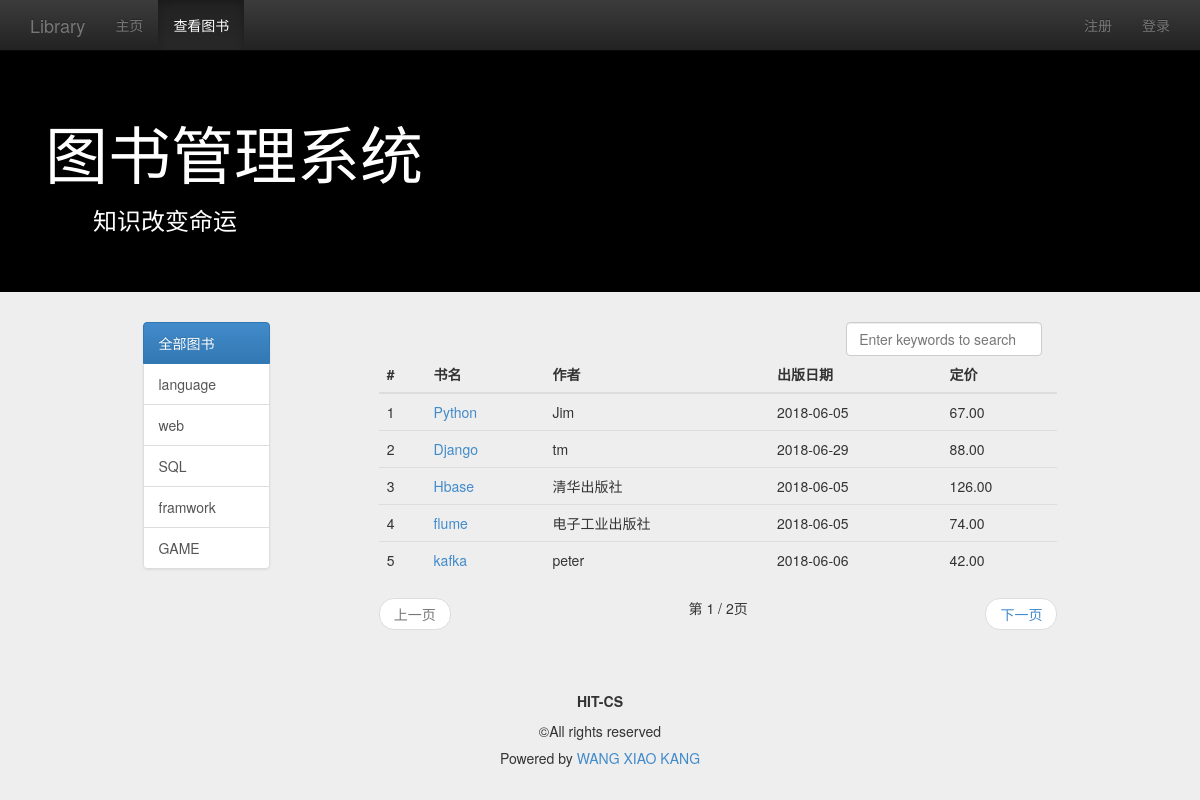
Screenshot of /LM/viewbook/ with the database file from the repository.
### management/models.py (models this page shows, shortened)
class Book(models.Model):
    name = models.CharField(max_length=128)
    price = models.FloatField()
    author = models.CharField(max_length=128)
    publish_date = models.DateField()
    category = models.CharField(max_length=128)
    class META:
        ordering = ['name']

### management/views.py (the view)
# urls.py: path('viewbook/',views.book_list, name='book_list'),
def book_list(request):
    user = request.user if request.user.is_authenticated else None
    category_list = Book.objects.values_list('category', flat=True).distinct()
    query_category = request.GET.get('category', 'all')   # 没有值 就是默认值 all
    print(' query_category --> ', query_category)
    if (not query_category) or Book.objects.filter(category=query_category).count() is 0:
        query_category = 'all'
        book_list = Book.objects.all()
    else:
        book_list = Book.objects.filter(category=query_category)
    if request.method == 'POST':
        keyword = request.POST.get('keyword', '')
        book_list = Book.objects.filter(name__contains=keyword)
        query_category = 'all'
    paginator = Paginator(book_list, 5)  # 获取使用paginator函数分页集中sql_result，每5条为一页
    page = request.GET.get('page')
    try:
        book_list = paginator.page(page)
    except PageNotAnInteger:
        book_list = paginator.page(1)
    except EmptyPage:
        book_list = paginator.page(paginator.num_pages)
    print(' book_list=', book_list)
    content = {
        'user': user,
        'active_menu': 'view_book',
        'category_list': category_list,
        'query_category': query_category,
        'book_list': book_list,
    }
    return render(request, 'management/view_book_list.html', content)

### management/templates/management/view_book_list.html (shortened to what this page needs)
{% extends "management/base.html" %}
{% load static %}
{% block content %}
    <div class="container">
        <div class="row">
            <div class="col-md-10 col-md-offset-1">
                <div class="col-md-2">
                    <div class="list-group">
                        <a href="{% url 'management:book_list' %}" class="list-group-item" id="id_category_all">
                            全部图书
                        </a>
                        {% for category in category_list %}
                            <a href="{% url 'management:book_list'%}?category={{ category }} " class="list-group-item"
                               id="id_category_{{ category }}">
                                {{ category }}
                            </a>
                        {% endfor %}
                    </div>
                </div>
                <div class="col-md-9 col-md-offset-1">
                    <div class="col-md-4 col-md-offset-8">
                        <form role="form" method="post" name="search_form">
                            <input type="search" class="form-control" name="keyword"
                                   placeholder="Enter keywords to search" id="id_search_input" onkeyup="key_up()"
                                   autofocus>
                        </form>
                    </div>
                    <table class="table table-hover">
                        <thead>
                        <tr>
                            <th>#</th>
                            <th>书名</th>
                            <th>作者</th>
                            <th>出版日期</th>
                            <th>定价</th>
                        </tr>
                        </thead>
                        <tbody>
                        {% for book in book_list %}
                            <tr>
                                <td>{{ forloop.counter }}</td>
                                <td><a href="{% url 'management:detail' %}?id={{ book.id }}">{{ book.name }}</a></td>
                                <td>{{ book.author }}</td>
                                <td>{{ book.publish_date|date:"Y-m-d" }}</td>
                                <td>{{ book.price|floatformat:2 }}</td>
                            </tr>
                        {% empty %}
                            <tr>
                                <td>暂无图书</td>
                            </tr>
                        {% endfor %}
                        </tbody>
                    </table>
                    <nav>
                        <ul class="pager">
                            {% if book_list.has_previous %}
                                <li class="previous"><a
                                        href="?typ={{ query_category }}&page={{ book_list.previous_page_number }}">上一页</a>
                                </li>
                            {% else %}
                                <li class="previous disabled"><a href="#">上一页</a></li>
                            {% endif %}
                            第 {{ book_list.number }} / {{ book_list.paginator.num_pages }}页
                            {% if book_list.has_next %}
                                <li class="next"><a
                                        href="?typ={{ query_category }}&page={{ book_list.next_page_number }}">下一页</a>
                                </li>
                            {% else %}
                                <li class="next disabled"><a href="#">下一页</a></li>
                            {% endif %}
                        </ul>
                    </nav>
                </div>
            </div>
        </div>
    </div>
{% endblock %}

### management/templates/management/base.html (shortened to what this page needs)
<!DOCTYPE html>
<html lang="zh-cn">
{% load static %}
<head>
    <link rel="stylesheet" type="text/css" href="{% static 'css/bootstrap.min.css' %}">
    <link rel="stylesheet" type="text/css" href="{% static 'css/bootstrap-theme.min.css' %}">
    <link rel="stylesheet" type="text/css" href="{% static 'css/base.css' %}">
</head>
<body>
<nav class="navbar navbar-inverse navbar-fixed-top" role="navigation">
    <div class="container">
        <div class="navbar-header">
            <a href="{% url 'management:homepage' %}" class="navbar-brand">Library</a>
        </div>
        <div class="collapse navbar-collapse" id="navbar-collapse-basepage">
            <ul class="nav navbar-nav">
                <li id="homepage"><a href="{% url 'management:homepage' %}">主页</a></li>
                <li id="view_book"><a href="{% url 'management:book_list' %}">查看图书</a></li>
            </ul>
            <ul class="nav navbar-nav navbar-right">
                {% if user %}
                <li><p class="navbar-text">欢迎你&nbsp;&nbsp;<span id="base_name">{{ user.myuser.nickname }}</span></p></li>
                    <li><a href="{% url 'management:logout' %}">注销</a></li>
                    <li><a href="{% url 'management:set_password' %}">修改密码</a></li>
                {% else %}
                    <li><a href="{% url 'management:signup' %}">注册</a></li>
                    <li><a href="{% url 'management:login' %}">登录</a></li>
                {% endif %}
            </ul>
        </div>
    </div>
</nav>
<header class="jumbotron subhead" id="header-base">
    <div class="container">
        <h1>图书管理系统</h1>
        <h3>&emsp;&emsp;知识改变命运</h3>
    </div>
</header>
{% block content %}
{% endblock %}
<footer class="footer" role="contentinfo">
    <hr>
    <div class="container">
        <p class="text-center"><strong>HIT-CS</strong></p>
        <p class="text-center">©All rights reserved</p>
        <h5 class="text-center"> Powered by&nbsp;<a href="http://yumendy.com/">WANG XIAO KANG</a></h5>
    </div>
</footer>
</body>
</html>

### management/static/css/base.css (style rules this page uses)
body { padding-top: 50px; background-color: #eeeeee; }
#header-base { background-color: #000; color: #fff; }

### rows the page displays
Book: name "Python", author "Jim", publish_date "2018-06-05", price "67.00"
Book: name "Django", author "tm", publish_date "2018-06-29", price "88.00"
Book: name "Hbase", author "清华出版社", publish_date "2018-06-05", price "126.00"
Book: name "flume", author "电子工业出版社", publish_date "2018-06-05", price "74.00"
Book: name "kafka", author "peter", publish_date "2018-06-06", price "42.00"

### other values shown
{{ category }} "language" "web" "SQL" "framwork" "GAME"
{{ book_list.number }} "1"
{{ book_list.paginator.num_pages }} "2"
